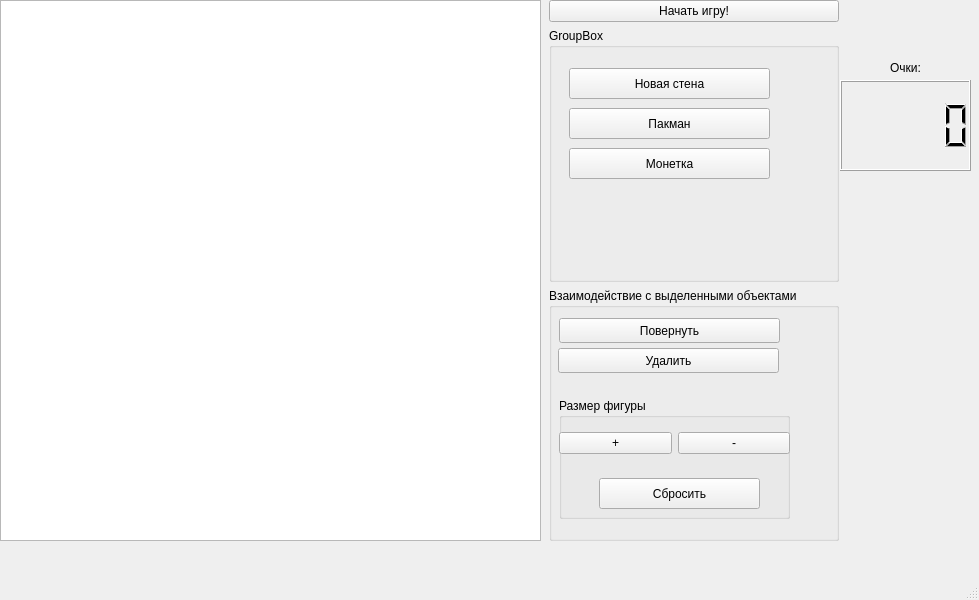
<?xml version="1.0" encoding="UTF-8"?>
<ui version="4.0">
 <class>MainWindow</class>
 <widget class="QMainWindow" name="MainWindow">
  <property name="geometry">
   <rect>
    <x>0</x>
    <y>0</y>
    <width>979</width>
    <height>600</height>
   </rect>
  </property>
  <property name="windowTitle">
   <string>MainWindow</string>
  </property>
  <widget class="QWidget" name="centralwidget">
   <widget class="QWidget" name="verticalLayoutWidget">
    <property name="geometry">
     <rect>
      <x>549</x>
      <y>0</y>
      <width>290</width>
      <height>541</height>
     </rect>
    </property>
    <layout class="QVBoxLayout" name="verticalLayout">
     <item>
      <widget class="QPushButton" name="startButton">
       <property name="text">
        <string>Начать игру!</string>
       </property>
      </widget>
     </item>
     <item>
      <widget class="QGroupBox" name="groupBox_3">
       <property name="title">
        <string>GroupBox</string>
       </property>
       <widget class="QPushButton" name="newItemButon">
        <property name="geometry">
         <rect>
          <x>20</x>
          <y>40</y>
          <width>201</width>
          <height>31</height>
         </rect>
        </property>
        <property name="text">
         <string>Новая стена</string>
        </property>
       </widget>
       <widget class="QPushButton" name="newPlayerButton">
        <property name="geometry">
         <rect>
          <x>20</x>
          <y>80</y>
          <width>201</width>
          <height>31</height>
         </rect>
        </property>
        <property name="text">
         <string>Пакман</string>
        </property>
       </widget>
       <widget class="QPushButton" name="newCoinItemButton">
        <property name="geometry">
         <rect>
          <x>20</x>
          <y>120</y>
          <width>201</width>
          <height>31</height>
         </rect>
        </property>
        <property name="text">
         <string>Монетка</string>
        </property>
       </widget>
      </widget>
     </item>
     <item>
      <widget class="QGroupBox" name="groupBox">
       <property name="title">
        <string>Взаимодействие с выделенными объектами</string>
       </property>
       <widget class="QGroupBox" name="groupBox_2">
        <property name="geometry">
         <rect>
          <x>10</x>
          <y>110</y>
          <width>231</width>
          <height>121</height>
         </rect>
        </property>
        <property name="title">
         <string>Размер фигуры</string>
        </property>
        <widget class="QWidget" name="horizontalLayoutWidget">
         <property name="geometry">
          <rect>
           <x>0</x>
           <y>20</y>
           <width>231</width>
           <height>51</height>
          </rect>
         </property>
         <layout class="QHBoxLayout" name="horizontalLayout">
          <item>
           <widget class="QPushButton" name="zoomInButton">
            <property name="text">
             <string>+</string>
            </property>
           </widget>
          </item>
          <item>
           <widget class="QPushButton" name="zoomOutButton">
            <property name="text">
             <string>-</string>
            </property>
           </widget>
          </item>
         </layout>
        </widget>
        <widget class="QPushButton" name="resetZoomButton">
         <property name="geometry">
          <rect>
           <x>40</x>
           <y>80</y>
           <width>161</width>
           <height>31</height>
          </rect>
         </property>
         <property name="text">
          <string>Сбросить</string>
         </property>
        </widget>
       </widget>
       <widget class="QPushButton" name="rotateButton">
        <property name="geometry">
         <rect>
          <x>10</x>
          <y>30</y>
          <width>221</width>
          <height>25</height>
         </rect>
        </property>
        <property name="text">
         <string>Повернуть</string>
        </property>
       </widget>
       <widget class="QPushButton" name="removeButton">
        <property name="geometry">
         <rect>
          <x>9</x>
          <y>60</y>
          <width>221</width>
          <height>25</height>
         </rect>
        </property>
        <property name="text">
         <string>Удалить</string>
        </property>
       </widget>
      </widget>
     </item>
    </layout>
   </widget>
   <widget class="QGraphicsView" name="graphicsView">
    <property name="geometry">
     <rect>
      <x>0</x>
      <y>0</y>
      <width>541</width>
      <height>541</height>
     </rect>
    </property>
   </widget>
   <widget class="QLCDNumber" name="scoreLCD">
    <property name="geometry">
     <rect>
      <x>840</x>
      <y>80</y>
      <width>131</width>
      <height>91</height>
     </rect>
    </property>
   </widget>
   <widget class="QLabel" name="Scorelabel">
    <property name="geometry">
     <rect>
      <x>890</x>
      <y>60</y>
      <width>55</width>
      <height>16</height>
     </rect>
    </property>
    <property name="text">
     <string>Очки:</string>
    </property>
   </widget>
  </widget>
  <widget class="QMenuBar" name="menubar">
   <property name="geometry">
    <rect>
     <x>0</x>
     <y>0</y>
     <width>979</width>
     <height>25</height>
    </rect>
   </property>
  </widget>
  <widget class="QStatusBar" name="statusbar"/>
 </widget>
 <resources/>
 <connections/>
</ui>
